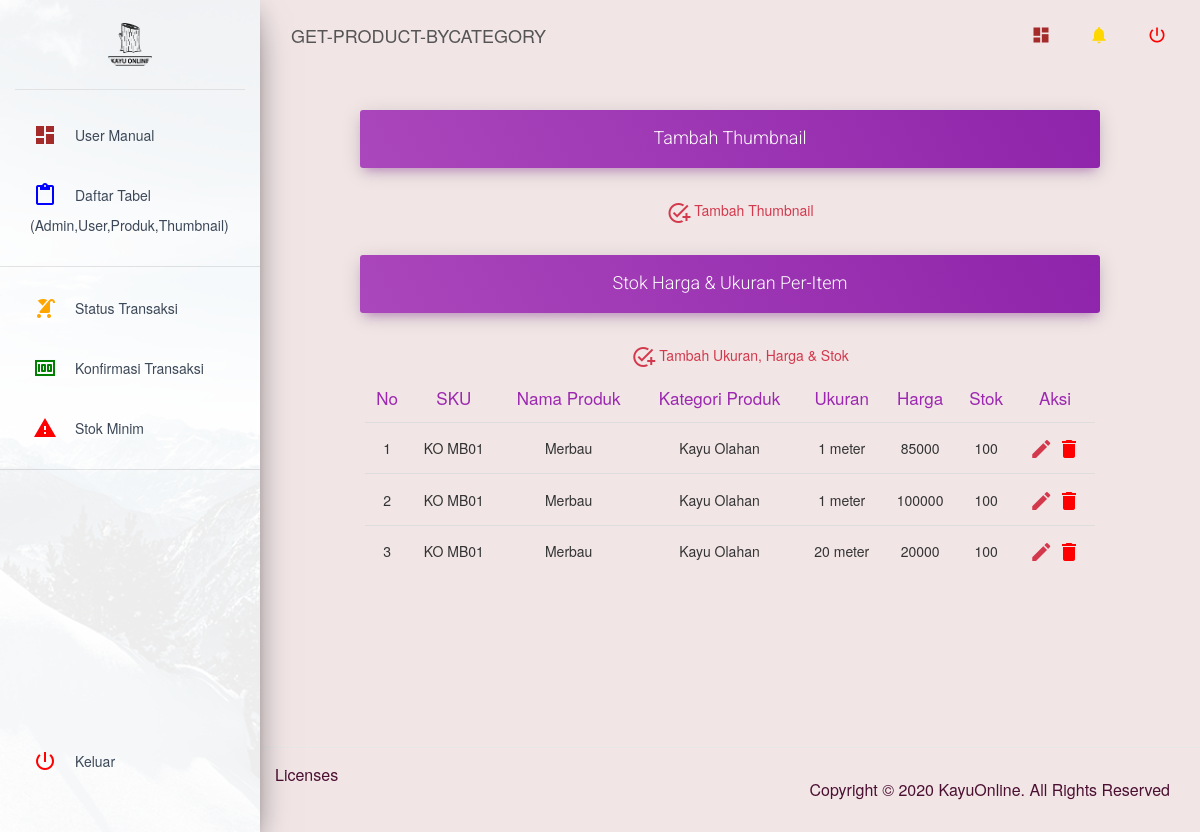
Screenshot of /admin/get-product-byCategory?id=2&sku=KO MB01 with the database file from the repository.
### tables this page shows
CREATE TABLE `products` (
  `id` bigint(20) UNSIGNED NOT NULL,
  `category_id` bigint(20) UNSIGNED NOT NULL,
  `product_code` varchar(255) NOT NULL,
  `name` varchar(255) NOT NULL,
  `description` text NOT NULL,
  `detail` text DEFAULT NULL,
  `created_at` timestamp NULL DEFAULT NULL,
  `updated_at` timestamp NULL DEFAULT NULL
);

CREATE TABLE `product_categories` (
  `id` bigint(20) UNSIGNED NOT NULL,
  `category_code` varchar(255) NOT NULL,
  `category_name` varchar(255) NOT NULL,
  `description_categories` text NOT NULL,
  `created_at` timestamp NULL DEFAULT NULL,
  `updated_at` timestamp NULL DEFAULT NULL
);

CREATE TABLE `product_sizes` (
  `id` bigint(20) UNSIGNED NOT NULL,
  `size` varchar(255) NOT NULL,
  `description_size` text NOT NULL,
  `created_at` timestamp NULL DEFAULT NULL,
  `updated_at` timestamp NULL DEFAULT NULL
);

CREATE TABLE `product_has_sizes` (
  `id` bigint(20) UNSIGNED NOT NULL,
  `product_id` bigint(20) UNSIGNED NOT NULL,
  `product_size_id` bigint(20) UNSIGNED NOT NULL,
  `price` decimal(10,0) NOT NULL,
  `stock` int(11) NOT NULL,
  `created_at` timestamp NULL DEFAULT NULL,
  `updated_at` timestamp NULL DEFAULT NULL,
  `sold` int(11) DEFAULT NULL
);

### application/views/admin/template/layout.php (called while the page is built, shortened)
<?php $this->load->view('admin/template/navbar')?>
<?php $this->load->view('admin/template/header')?>
<?php $this->load->view($content)?>

### application/controllers/Admin.php (called while the page is built, shortened)
<?php
class Admin extends CI_Controller
{
	function __construct()
	{
		$this->load->model('m_kayu_online');
	}
	public function get_product_byCategory()
	{
		$id = $this->input->get('id');
		$sku = $this->input->get('sku');
		$data['allNotif'] = $this->m_kayu_online->getAllNotif();
		$data['productPerCategory'] = $this->m_kayu_online->get_product_byCategory($id, $sku);
		$data['content'] = 'admin/product-by-name';
		$this->load->view('admin/template/layout', $data);
	}
}

### index.php (called while the page is built, shortened)
<?php
require_once BASEPATH.'core/CodeIgniter.php';

### application/models/M_kayu_online.php (called while the page is built, shortened)
<?php
class M_kayu_online extends CI_Model
{
	function __construct()
	{
		$this->db->query('SET SESSION sql_mode =
                  REPLACE(REPLACE(REPLACE(
                  @@sql_mode,
                  "ONLY_FULL_GROUP_BY,", ""),
                  ",ONLY_FULL_GROUP_BY", ""),
                  "ONLY_FULL_GROUP_BY", "")');
	}
	public function get_product_byCategory($param, $condition)
	{
		return $this->db->from('products')
			->join('product_categories', 'product_categories.id = products.category_id')
			->join('product_has_sizes', 'product_has_sizes.product_id = products.id')
			->join('product_sizes', 'product_sizes.id = product_has_sizes.product_size_id')
			->join('product_images', 'product_images.product_id = products.id')
			->where('product_has_sizes.product_id = products.id')
			->where('products.category_id', $param)
			->where('products.product_code', $condition)
			->get()
			->result();
	}
}

### application/libraries/Dataencryption.php (called while the page is built)
<?php
	class Dataencryption
	{
		function enc_dec($action, $string){
			$output = "";
		    $encrypt_method = "AES-256-CBC";
		    $secret_key = '1234567890';
		    $secret_iv = '0987654321';
		    $key = hash('sha256', $secret_key);
		    $iv = substr(hash('sha256', $secret_iv), 0, 16);
		    if( $action == 'encrypt' ) {
		        $output = openssl_encrypt($string, $encrypt_method, $key, 0, $iv);
		        $output = base64_encode($output);
		    }
		    else if( $action == 'decrypt' ){
		        $output = openssl_decrypt(base64_decode($string), $encrypt_method, $key, 0, $iv);
		    }
		    return $output;
		}
	}
?>

### application/views/admin/product-by-name.php (the view, shortened to what this page needs)
<?php foreach ($productPerCategory as $key) {
} ?>
<div class="content">
        <div class="container-fluid">
          <div class="row">
            <div class="col-md-12">
              <div class="card card-plain">
                <div class="card-header card-header-primary">
                  <h4 class="card-title mt-0">Tambah Thumbnail</h4>
                </div>
                <a href="<?= base_url('admin/add-thumbnail?id='.$key->product_id);?>">
                  <div style="margin-left: 20px; margin-top: 30px;margin-bottom: -10px;">
                    <i class="material-icons">add_task</i>
                    Tambah Thumbnail
                  </div>
                </a>
              </div>
            </div>
          </div>
          <div class="row">
            <div class="col-md-12">
              <div class="card card-plain">
                <div class="card-header card-header-primary">
                  <h4 class="card-title mt-0"> Stok Harga & Ukuran Per-Item</h4>
                </div>
                <?php foreach ($productPerCategory as $key) {
                } ?>
                <a href="<?= base_url('admin/add-harga-ukuran-stok?id='.$key->product_id);?>">
                  <div style="margin-left: 20px; margin-top: 30px; margin-bottom: -10px;">
                    <i class="material-icons">add_task</i>
                  Tambah Ukuran, Harga & Stok
                  </div>
                </a>
                <div class="card-body">
                  <div class="table-responsive">
                    <table class="table table-hover">
                      <?php
                        if (!empty($productPerCategory)){
                      ?>
                      <thead class="text-primary">
                        <th>
                          No
                        </th>
                        <th>
                          SKU
                        </th>
                        <th>
                         Nama Produk
                        </th>
                        <th>
                          Kategori Produk
                        </th>
                        <th>
                          Ukuran
                        </th>
                        <th>
                         Harga
                        </th>
                        <th>
                          Stok
                        </th>
                        <th colspan="2" style="text-align: center;">
                          Aksi
                        </th>
                      </thead>
                      <tbody>
                        <?php
                        $nomor = 1;
                        foreach ($productPerCategory as $key):
                          ?>
                        <tr>
                          <td>
                            <?php echo $nomor ?>
                          </td>
                          <td>
                            <?php echo $key->product_code; ?>
                          </td>
                          <td>
                            <?php echo $key->name; ?>
                          </td>
                          <td>
                            <?php echo $key->category_name; ?>
                          </td>
                          <td>
                            <?php echo $key->size; ?>
                          </td>
                          <td>
                            <?php echo $key->price; ?>
                          </td>
                          <td>
                            <?php echo $key->stock; ?>
                          </td>
                          <td style="text-align: center">
                          <a href="<?php echo base_url('admin/edit_produk/'.$this->dataencryption->enc_dec("encrypt",$key->product_size_id).'/'.$this->dataencryption->enc_dec("encrypt",$key->product_id)) ?>">
                            <i title="Ubah" rel="tooltip" class="material-icons">edit</i>
                          </a>
                          <a href="<?= base_url('admin/delete_produk/'.$this->dataencryption->enc_dec("encrypt", $key->product_size_id).'/'.$this->dataencryption->enc_dec("encrypt", $key->product_id))?>">
                            <i style="color:red" title="Hapus" rel="tooltip" class="material-icons">delete</i>
                          </a>
                          </td>
                      </tr>
                         <?php $nomor+=1; endforeach;?>
                      </tbody>
                      <?php }
                        else{
                          echo "<center><h3>TIDAK ADA DATA !</h3></center>";
                        } ?>
                    </table>
                  </div>
                </div>
              </div>
            </div>
          </div>
        </div>
      </div>

### assets/css/demo.css (style rules this page uses)
*, *:after, *:before { -webkit-box-sizing: border-box; box-sizing: border-box; }
body { font-family: Avenir, 'Helvetica Neue', 'Lato', 'Segoe UI', Helvetica, Arial, sans-serif; color: #4b0f31; background-color: #f1e5e6; -webkit-font-smoothing: antialiased; -moz-osx-font-smoothing: grayscale; }
a { outline: none; color: #d3394c; text-decoration: none; }
.content { width: 100%; max-width: 800px; text-align: center; margin: 0 auto; padding: 0 0 3em 0; }

### rows the page displays
products: product_code "KO MB01", name "Merbau", product_categories.category_name "Kayu Olahan", product_sizes.size "1 meter", product_has_sizes.price "85000", product_has_sizes.stock "100", product_has_sizes.price "100000", product_sizes.size "20 meter", product_has_sizes.price "20000"

### other values shown
$active "GET-PRODUCT-BYCATEGORY"
